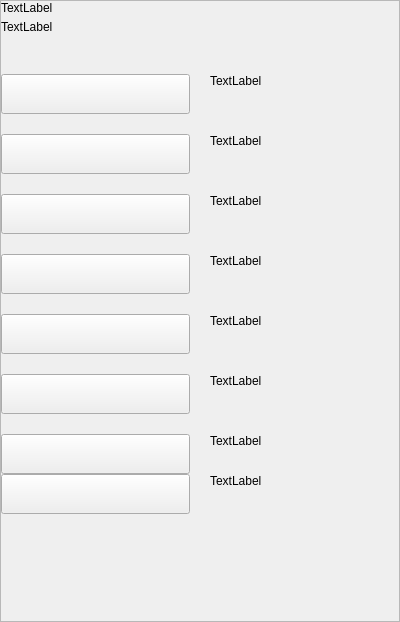
<?xml version="1.0" encoding="UTF-8"?>
<ui version="4.0">
 <class>SettingsWalletRepairWidget</class>
 <widget class="QWidget" name="SettingsWalletRepairWidget">
  <property name="geometry">
   <rect>
    <x>0</x>
    <y>0</y>
    <width>400</width>
    <height>622</height>
   </rect>
  </property>
  <property name="windowTitle">
   <string>Form</string>
  </property>
  <layout class="QHBoxLayout" name="horizontalLayout">
   <property name="spacing">
    <number>0</number>
   </property>
   <property name="leftMargin">
    <number>0</number>
   </property>
   <property name="topMargin">
    <number>0</number>
   </property>
   <property name="rightMargin">
    <number>0</number>
   </property>
   <property name="bottomMargin">
    <number>0</number>
   </property>
   <item>
    <widget class="QWidget" name="left" native="true">
     <layout class="QVBoxLayout" name="verticalLayout">
      <property name="leftMargin">
       <number>0</number>
      </property>
      <property name="topMargin">
       <number>0</number>
      </property>
      <property name="rightMargin">
       <number>0</number>
      </property>
      <property name="bottomMargin">
       <number>0</number>
      </property>
      <item>
       <widget class="QScrollArea" name="scrollStack">
        <property name="styleSheet">
         <string notr="true"/>
        </property>
        <property name="horizontalScrollBarPolicy">
         <enum>Qt::ScrollBarAlwaysOff</enum>
        </property>
        <property name="sizeAdjustPolicy">
         <enum>QAbstractScrollArea::AdjustIgnored</enum>
        </property>
        <property name="widgetResizable">
         <bool>true</bool>
        </property>
        <property name="alignment">
         <set>Qt::AlignLeading|Qt::AlignLeft|Qt::AlignTop</set>
        </property>
        <widget class="QWidget" name="scrollAreaWidgetStack">
         <property name="geometry">
          <rect>
           <x>0</x>
           <y>0</y>
           <width>398</width>
           <height>620</height>
          </rect>
         </property>
         <property name="autoFillBackground">
          <bool>true</bool>
         </property>
         <layout class="QVBoxLayout" name="verticalLayout_1">
          <property name="spacing">
           <number>0</number>
          </property>
          <property name="sizeConstraint">
           <enum>QLayout::SetDefaultConstraint</enum>
          </property>
          <property name="leftMargin">
           <number>0</number>
          </property>
          <property name="topMargin">
           <number>0</number>
          </property>
          <property name="rightMargin">
           <number>0</number>
          </property>
          <property name="bottomMargin">
           <number>0</number>
          </property>
          <item>
           <layout class="QHBoxLayout" name="horizontalLayout_3">
            <property name="spacing">
             <number>0</number>
            </property>
            <item>
             <layout class="QVBoxLayout" name="verticalLayoutTitle">
              <property name="spacing">
               <number>5</number>
              </property>
              <item>
               <widget class="QLabel" name="labelTitle">
                <property name="text">
                 <string>TextLabel</string>
                </property>
               </widget>
              </item>
              <item>
               <widget class="QLabel" name="labelSubtitle1">
                <property name="text">
                 <string>TextLabel</string>
                </property>
                <property name="wordWrap">
                 <bool>true</bool>
                </property>
               </widget>
              </item>
             </layout>
            </item>
           </layout>
          </item>
          <item>
           <spacer name="verticalSpacer">
            <property name="orientation">
             <enum>Qt::Vertical</enum>
            </property>
            <property name="sizeType">
             <enum>QSizePolicy::Fixed</enum>
            </property>
            <property name="sizeHint" stdset="0">
             <size>
              <width>20</width>
              <height>40</height>
             </size>
            </property>
           </spacer>
          </item>
          <item>
           <layout class="QHBoxLayout" name="horizontalLayout_6" stretch="1,1">
            <property name="spacing">
             <number>20</number>
            </property>
            <item>
             <layout class="QVBoxLayout" name="verticalLayout_2">
              <property name="spacing">
               <number>5</number>
              </property>
              <item>
               <widget class="QPushButton" name="pushButtonSalvage">
                <property name="minimumSize">
                 <size>
                  <width>0</width>
                  <height>40</height>
                 </size>
                </property>
                <property name="maximumSize">
                 <size>
                  <width>16777215</width>
                  <height>40</height>
                 </size>
                </property>
                <property name="focusPolicy">
                 <enum>Qt::NoFocus</enum>
                </property>
                <property name="text">
                 <string/>
                </property>
               </widget>
              </item>
             </layout>
            </item>
            <item>
             <widget class="QLabel" name="labelMessageSalvage">
              <property name="text">
               <string>TextLabel</string>
              </property>
              <property name="alignment">
               <set>Qt::AlignLeading|Qt::AlignLeft|Qt::AlignTop</set>
              </property>
              <property name="wordWrap">
               <bool>true</bool>
              </property>
             </widget>
            </item>
           </layout>
          </item>
          <item>
           <spacer name="verticalSpacer_1">
            <property name="orientation">
             <enum>Qt::Vertical</enum>
            </property>
            <property name="sizeType">
             <enum>QSizePolicy::Fixed</enum>
            </property>
            <property name="sizeHint" stdset="0">
             <size>
              <width>20</width>
              <height>20</height>
             </size>
            </property>
           </spacer>
          </item>
          <item>
           <layout class="QHBoxLayout" name="horizontalRescan" stretch="1,1">
            <property name="spacing">
             <number>20</number>
            </property>
            <item>
             <layout class="QVBoxLayout" name="verticalRescan">
              <property name="spacing">
               <number>5</number>
              </property>
              <item>
               <widget class="QPushButton" name="pushButtonRescan">
                <property name="minimumSize">
                 <size>
                  <width>0</width>
                  <height>40</height>
                 </size>
                </property>
                <property name="maximumSize">
                 <size>
                  <width>16777215</width>
                  <height>40</height>
                 </size>
                </property>
                <property name="focusPolicy">
                 <enum>Qt::NoFocus</enum>
                </property>
                <property name="text">
                 <string/>
                </property>
               </widget>
              </item>
             </layout>
            </item>
            <item>
             <widget class="QLabel" name="labelMessageRescan">
              <property name="text">
               <string>TextLabel</string>
              </property>
              <property name="alignment">
               <set>Qt::AlignLeading|Qt::AlignLeft|Qt::AlignTop</set>
              </property>
              <property name="wordWrap">
               <bool>true</bool>
              </property>
             </widget>
            </item>
           </layout>
          </item>
          <item>
           <spacer name="verticalSpacer_2">
            <property name="orientation">
             <enum>Qt::Vertical</enum>
            </property>
            <property name="sizeType">
             <enum>QSizePolicy::Fixed</enum>
            </property>
            <property name="sizeHint" stdset="0">
             <size>
              <width>20</width>
              <height>20</height>
             </size>
            </property>
           </spacer>
          </item>
          <item>
           <layout class="QHBoxLayout" name="horizontalRecover1" stretch="1,1">
            <property name="spacing">
             <number>20</number>
            </property>
            <item>
             <layout class="QVBoxLayout" name="verticalRecover1">
              <property name="spacing">
               <number>5</number>
              </property>
              <item>
               <widget class="QPushButton" name="pushButtonRecover1">
                <property name="minimumSize">
                 <size>
                  <width>0</width>
                  <height>40</height>
                 </size>
                </property>
                <property name="maximumSize">
                 <size>
                  <width>16777215</width>
                  <height>40</height>
                 </size>
                </property>
                <property name="focusPolicy">
                 <enum>Qt::NoFocus</enum>
                </property>
                <property name="text">
                 <string/>
                </property>
               </widget>
              </item>
             </layout>
            </item>
            <item>
             <widget class="QLabel" name="labelMessageRecover1">
              <property name="text">
               <string>TextLabel</string>
              </property>
              <property name="alignment">
               <set>Qt::AlignLeading|Qt::AlignLeft|Qt::AlignTop</set>
              </property>
              <property name="wordWrap">
               <bool>true</bool>
              </property>
             </widget>
            </item>
           </layout>
          </item>
          <item>
           <spacer name="verticalSpacer_3">
            <property name="orientation">
             <enum>Qt::Vertical</enum>
            </property>
            <property name="sizeType">
             <enum>QSizePolicy::Fixed</enum>
            </property>
            <property name="sizeHint" stdset="0">
             <size>
              <width>20</width>
              <height>20</height>
             </size>
            </property>
           </spacer>
          </item>
          <item>
           <layout class="QHBoxLayout" name="horizontalRecover2" stretch="1,1">
            <property name="spacing">
             <number>20</number>
            </property>
            <item>
             <layout class="QVBoxLayout" name="verticalRecover2" stretch="0">
              <property name="spacing">
               <number>5</number>
              </property>
              <item>
               <widget class="QPushButton" name="pushButtonRecover2">
                <property name="minimumSize">
                 <size>
                  <width>0</width>
                  <height>40</height>
                 </size>
                </property>
                <property name="maximumSize">
                 <size>
                  <width>16777215</width>
                  <height>40</height>
                 </size>
                </property>
                <property name="focusPolicy">
                 <enum>Qt::NoFocus</enum>
                </property>
                <property name="text">
                 <string/>
                </property>
               </widget>
              </item>
             </layout>
            </item>
            <item>
             <widget class="QLabel" name="labelMessageRecover2">
              <property name="text">
               <string>TextLabel</string>
              </property>
              <property name="alignment">
               <set>Qt::AlignLeading|Qt::AlignLeft|Qt::AlignTop</set>
              </property>
              <property name="wordWrap">
               <bool>true</bool>
              </property>
             </widget>
            </item>
           </layout>
          </item>
          <item>
           <spacer name="verticalSpacer_4">
            <property name="orientation">
             <enum>Qt::Vertical</enum>
            </property>
            <property name="sizeType">
             <enum>QSizePolicy::Fixed</enum>
            </property>
            <property name="sizeHint" stdset="0">
             <size>
              <width>20</width>
              <height>20</height>
             </size>
            </property>
           </spacer>
          </item>
          <item>
           <layout class="QHBoxLayout" name="horizontalUpgrade" stretch="1,1">
            <property name="spacing">
             <number>20</number>
            </property>
            <item>
             <layout class="QVBoxLayout" name="verticalUpgrade">
              <property name="spacing">
               <number>5</number>
              </property>
              <item>
               <widget class="QPushButton" name="pushButtonUpgrade">
                <property name="minimumSize">
                 <size>
                  <width>0</width>
                  <height>40</height>
                 </size>
                </property>
                <property name="maximumSize">
                 <size>
                  <width>16777215</width>
                  <height>40</height>
                 </size>
                </property>
                <property name="focusPolicy">
                 <enum>Qt::NoFocus</enum>
                </property>
                <property name="text">
                 <string/>
                </property>
               </widget>
              </item>
             </layout>
            </item>
            <item>
             <widget class="QLabel" name="labelMessageUpgrade">
              <property name="text">
               <string>TextLabel</string>
              </property>
              <property name="alignment">
               <set>Qt::AlignLeading|Qt::AlignLeft|Qt::AlignTop</set>
              </property>
              <property name="wordWrap">
               <bool>true</bool>
              </property>
             </widget>
            </item>
           </layout>
          </item>
          <item>
           <spacer name="verticalSpacer_5">
            <property name="orientation">
             <enum>Qt::Vertical</enum>
            </property>
            <property name="sizeType">
             <enum>QSizePolicy::Fixed</enum>
            </property>
            <property name="sizeHint" stdset="0">
             <size>
              <width>20</width>
              <height>20</height>
             </size>
            </property>
           </spacer>
          </item>
          <item>
           <layout class="QHBoxLayout" name="horizontalRebuild" stretch="1,1">
            <property name="spacing">
             <number>20</number>
            </property>
            <item>
             <layout class="QVBoxLayout" name="verticalRebuild">
              <property name="spacing">
               <number>5</number>
              </property>
              <item>
               <widget class="QPushButton" name="pushButtonRebuild">
                <property name="minimumSize">
                 <size>
                  <width>0</width>
                  <height>40</height>
                 </size>
                </property>
                <property name="maximumSize">
                 <size>
                  <width>16777215</width>
                  <height>40</height>
                 </size>
                </property>
                <property name="focusPolicy">
                 <enum>Qt::NoFocus</enum>
                </property>
                <property name="text">
                 <string/>
                </property>
               </widget>
              </item>
             </layout>
            </item>
            <item>
             <widget class="QLabel" name="labelMessageRebuild">
              <property name="text">
               <string>TextLabel</string>
              </property>
              <property name="alignment">
               <set>Qt::AlignLeading|Qt::AlignLeft|Qt::AlignTop</set>
              </property>
              <property name="wordWrap">
               <bool>true</bool>
              </property>
             </widget>
            </item>
           </layout>
          </item>
          <item>
           <spacer name="verticalSpacer_6">
            <property name="orientation">
             <enum>Qt::Vertical</enum>
            </property>
            <property name="sizeType">
             <enum>QSizePolicy::Fixed</enum>
            </property>
            <property name="sizeHint" stdset="0">
             <size>
              <width>20</width>
              <height>20</height>
             </size>
            </property>
           </spacer>
          </item>
          <item>
           <layout class="QHBoxLayout" name="horizontalDelete" stretch="1,1">
            <property name="spacing">
             <number>20</number>
            </property>
            <item>
             <layout class="QVBoxLayout" name="verticalDelete">
              <property name="spacing">
               <number>0</number>
              </property>
              <item>
               <widget class="QPushButton" name="pushButtonDelete">
                <property name="minimumSize">
                 <size>
                  <width>0</width>
                  <height>40</height>
                 </size>
                </property>
                <property name="maximumSize">
                 <size>
                  <width>16777215</width>
                  <height>40</height>
                 </size>
                </property>
                <property name="focusPolicy">
                 <enum>Qt::NoFocus</enum>
                </property>
                <property name="text">
                 <string/>
                </property>
               </widget>
              </item>
             </layout>
            </item>
            <item>
             <widget class="QLabel" name="labelMessageDelete">
              <property name="minimumSize">
               <size>
                <width>0</width>
                <height>0</height>
               </size>
              </property>
              <property name="text">
               <string>TextLabel</string>
              </property>
              <property name="alignment">
               <set>Qt::AlignLeading|Qt::AlignLeft|Qt::AlignTop</set>
              </property>
              <property name="wordWrap">
               <bool>true</bool>
              </property>
             </widget>
            </item>
           </layout>
          </item>
          <item>
           <layout class="QHBoxLayout" name="horizontalUpgradeToHD" stretch="1,1">
            <property name="spacing">
             <number>20</number>
            </property>
            <item>
             <layout class="QVBoxLayout" name="verticalUpgradeToHD">
              <property name="spacing">
               <number>0</number>
              </property>
              <item>
               <widget class="QPushButton" name="pushButtonUpgradeToHd">
                <property name="minimumSize">
                 <size>
                  <width>0</width>
                  <height>40</height>
                 </size>
                </property>
                <property name="maximumSize">
                 <size>
                  <width>16777215</width>
                  <height>40</height>
                 </size>
                </property>
                <property name="focusPolicy">
                 <enum>Qt::NoFocus</enum>
                </property>
                <property name="text">
                 <string/>
                </property>
               </widget>
              </item>
             </layout>
            </item>
            <item>
             <widget class="QLabel" name="labelMessageUpgradeToHD">
              <property name="minimumSize">
               <size>
                <width>0</width>
                <height>0</height>
               </size>
              </property>
              <property name="text">
               <string>TextLabel</string>
              </property>
              <property name="alignment">
               <set>Qt::AlignLeading|Qt::AlignLeft|Qt::AlignTop</set>
              </property>
              <property name="wordWrap">
               <bool>true</bool>
              </property>
             </widget>
            </item>
           </layout>
          </item>
          <item>
           <spacer name="verticalSpacer_7">
            <property name="orientation">
             <enum>Qt::Vertical</enum>
            </property>
            <property name="sizeHint" stdset="0">
             <size>
              <width>20</width>
              <height>40</height>
             </size>
            </property>
           </spacer>
          </item>
         </layout>
        </widget>
       </widget>
      </item>
     </layout>
    </widget>
   </item>
  </layout>
 </widget>
 <resources/>
 <connections/>
</ui>
